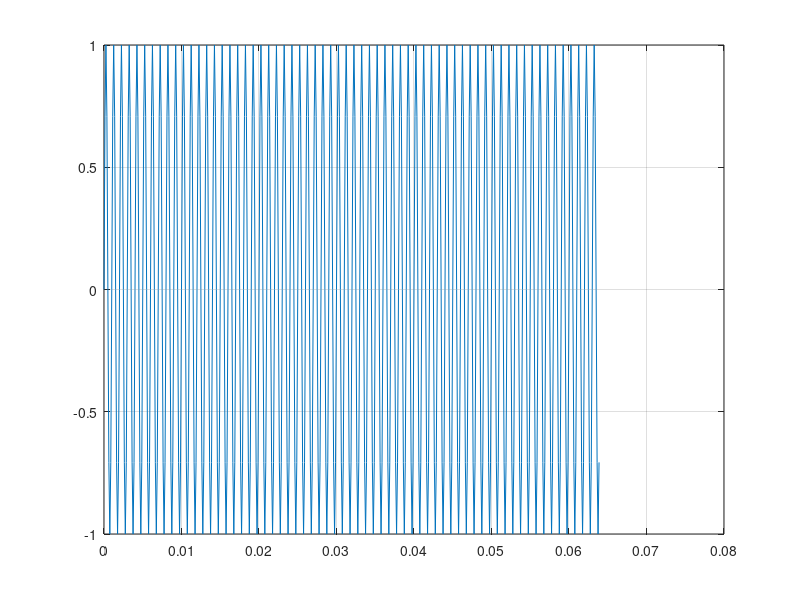

The MATLAB script that drew this image:
freq =1000;    		
freq_sampling=8000;   		
sampling_time=1/freq_sampling;   		
points=512;
t= [0:sampling_time:sampling_time*(points-1)];		
x=sin(2*pi*freq*t);
%subplot(2,2,1);
plot(t,x);
grid on;  	

%axis([0,.002,-1,1])		
%  X=(abs(fft(x,points)));
%  y=X(1:length(X)/2);
%  f=(1:length(y));
%  subplot(2,1,2);
%  plot(f*fs/Ns,y); 
%  grid on;
 sound(x,8192);
